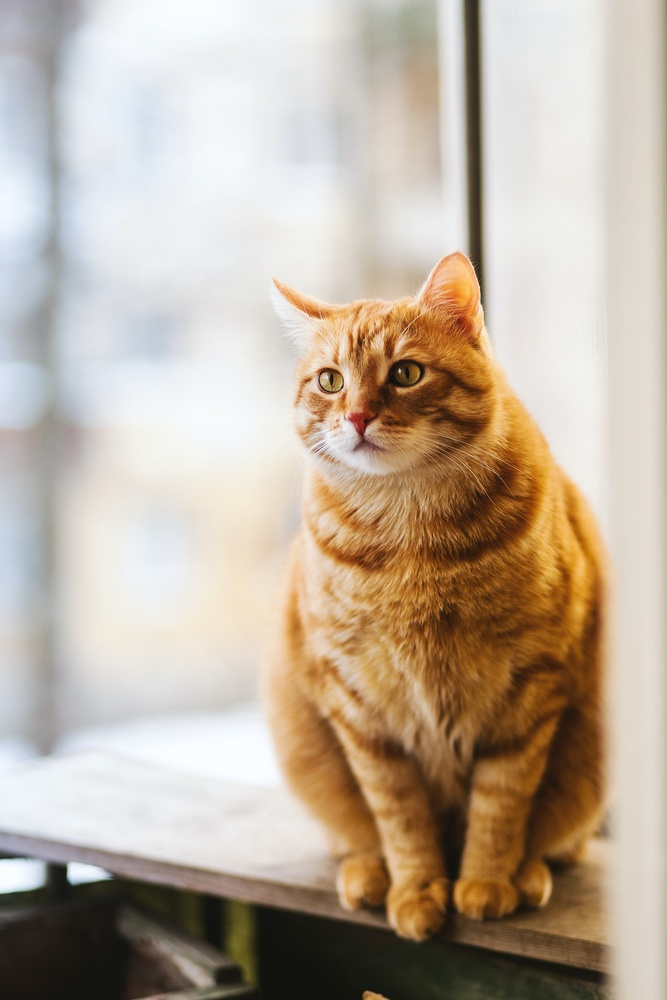
#> input picture img.jpg, 667 x 1000 px, shrunk from 1771 x 2657 before the run
$ jupyter execute '08. 이미지 대칭.ipynb'
#> lines starting #> are read from the running program, lines starting #| are printed output that depends on the picture
# 8. 이미지 대칭

 ## 좌우대칭

[cell 1]
import cv2
img = cv2.imread('img.jpg')
#> img is the input picture: shape (1000, 667, 3); mean B, G, R 157.9, 174.3, 188.6
flip_horizontal = cv2.flip(img,1) #flipCode>0: 좌우대칭
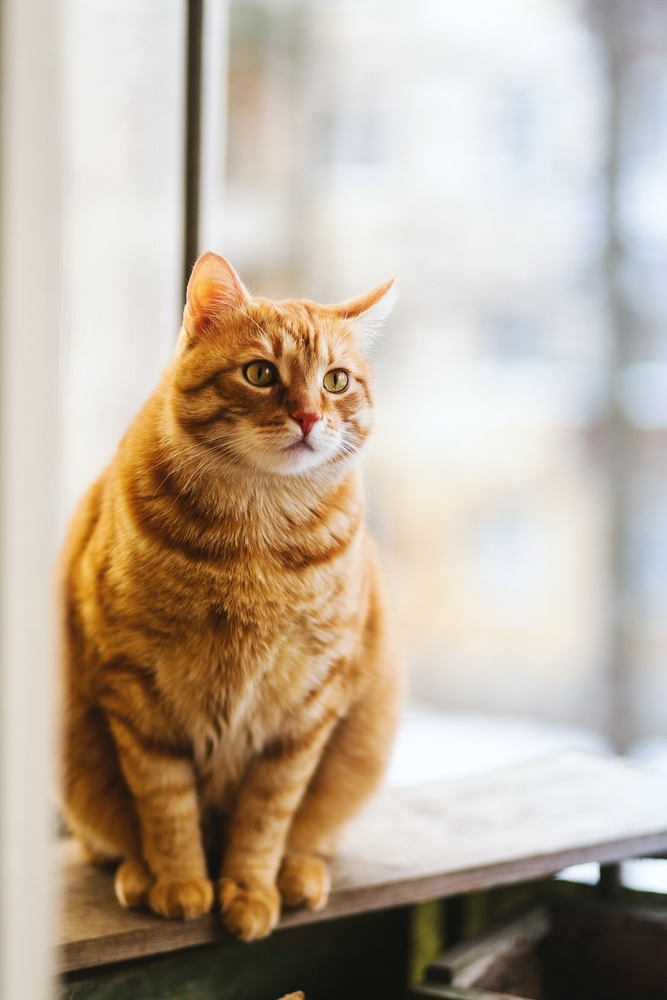
#> flip_horizontal: shape (1000, 667, 3); mean B, G, R 157.9, 174.3, 188.6

cv2.imshow('img',img)
cv2.imshow('flip_horizontal', flip_horizontal)
cv2.waitKey(0)
cv2.destroyAllWindows()

[cell 2]
import cv2
img = cv2.imread('img.jpg')
flip_vertical = cv2.flip(img,0) #flipCode=0: 상하대칭
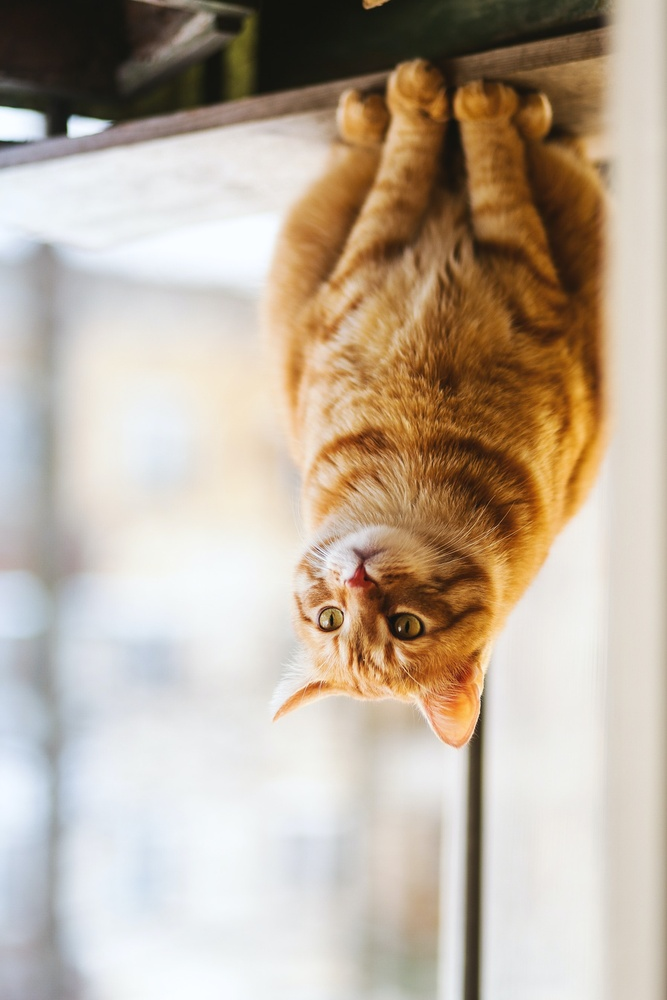
#> flip_vertical: shape (1000, 667, 3); mean B, G, R 157.9, 174.3, 188.6

cv2.imshow('img',img)
cv2.imshow('flip_vertical', flip_vertical)
cv2.waitKey(0)
cv2.destroyAllWindows()

$ run again, with newspaper.jpg copied over img.jpg
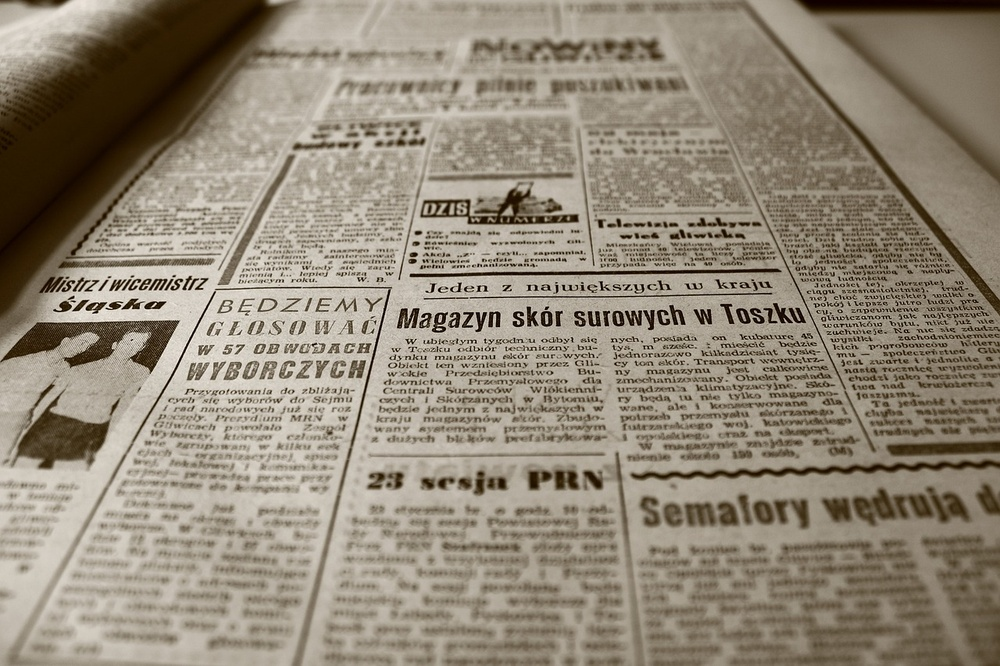
#> input picture newspaper.jpg, 1000 x 666 px, shrunk from 1280 x 853 before the run
#> img is the input picture: shape (666, 1000, 3); mean B, G, R 118.6, 135.2, 145.4
#> `flip_horizontal = cv2.flip(img,1)`:
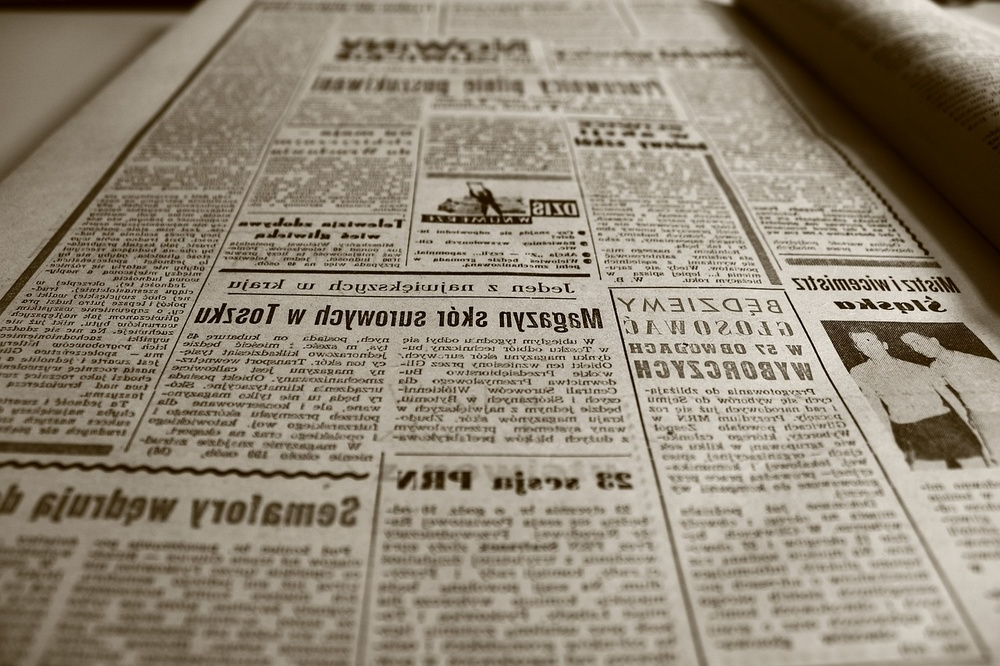
#> flip_horizontal: shape (666, 1000, 3); mean B, G, R 118.6, 135.2, 145.4
#> `flip_vertical = cv2.flip(img,0)`:
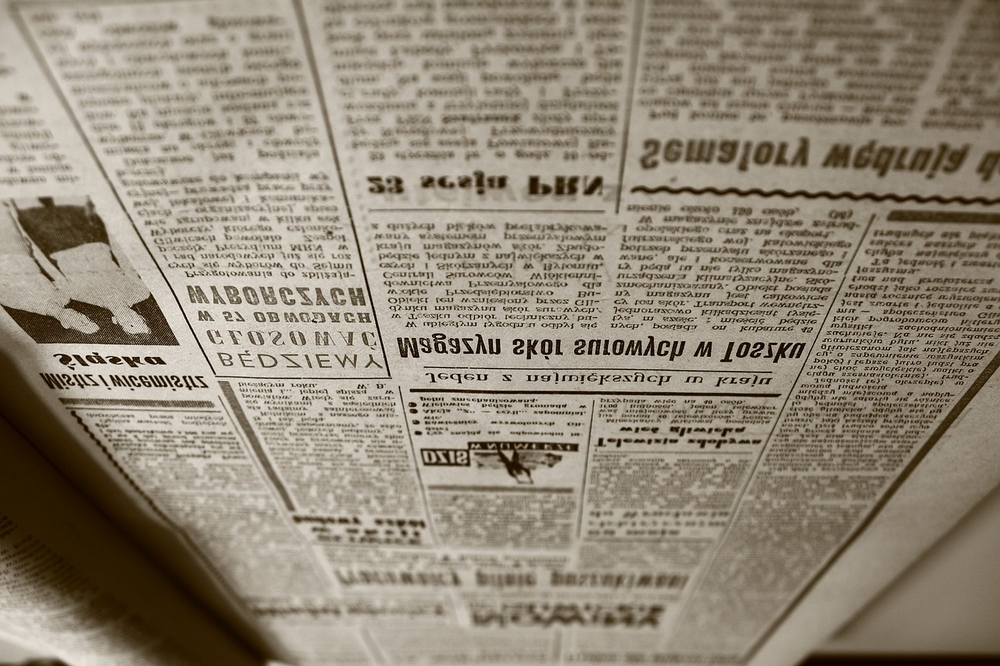
#> flip_vertical: shape (666, 1000, 3); mean B, G, R 118.6, 135.2, 145.4
